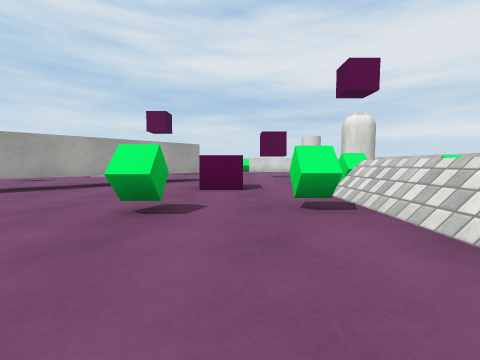
View 1 (above)

17 first-person views from a walk through a Unity game level. The camera is 0.62 m above the floor, tilts 4° down and sees 90° across. The floor is counted in squares, 1 m on a side. Each view is taken from the middle of a square. On the plan, view 1 faces up. The plan holds only what a view shows up to about 9 squares ahead; the rest is blank. The player character is not drawn. Surface patterns are stand-ins for the level's own textures.

View 2
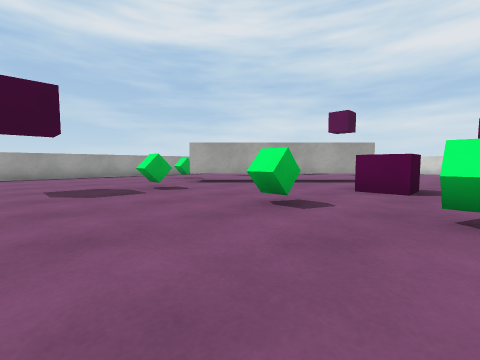

View 3
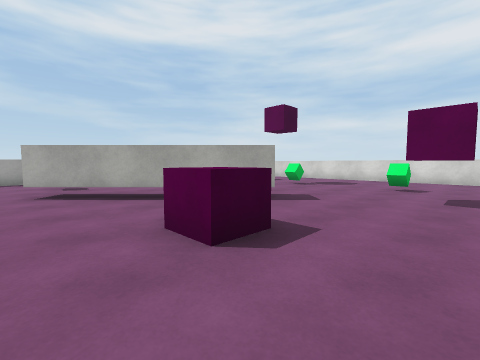

View 4
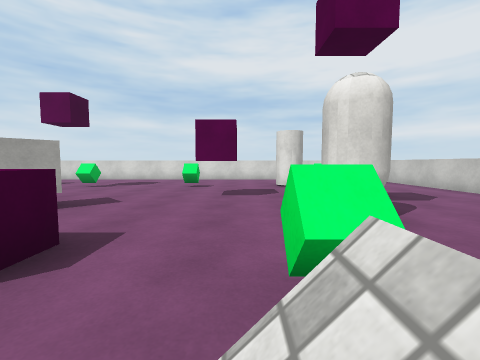

View 5
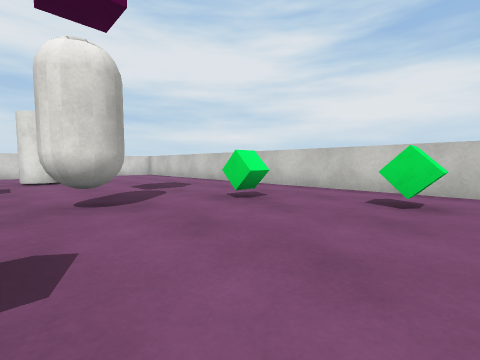

View 6
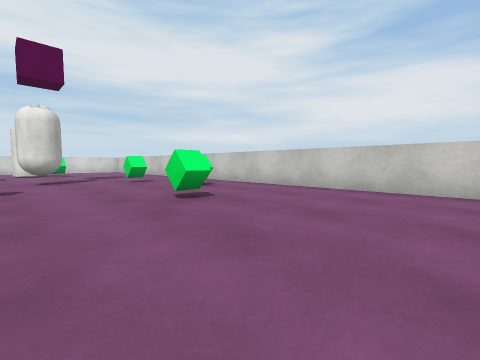

View 7
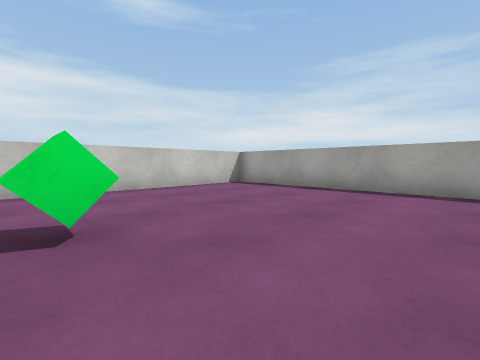

View 8
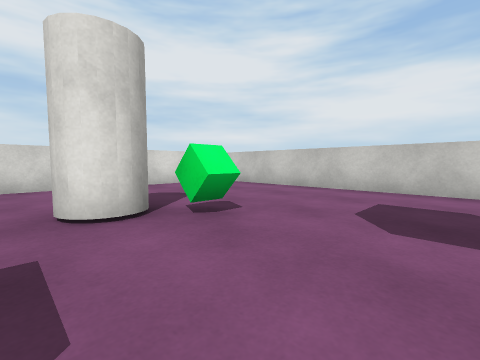

View 9
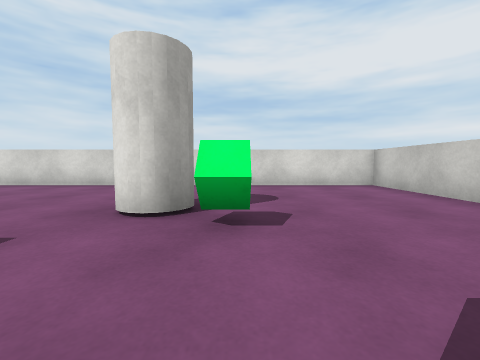

View 10
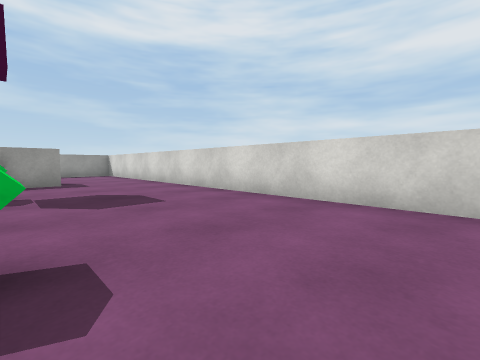

View 11
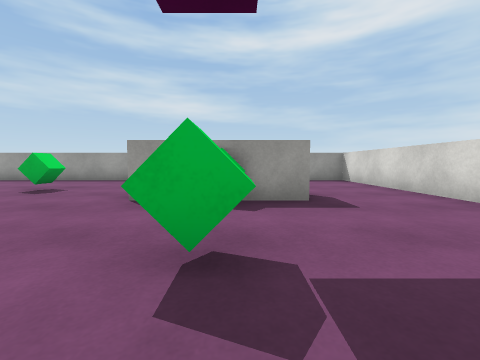

View 12
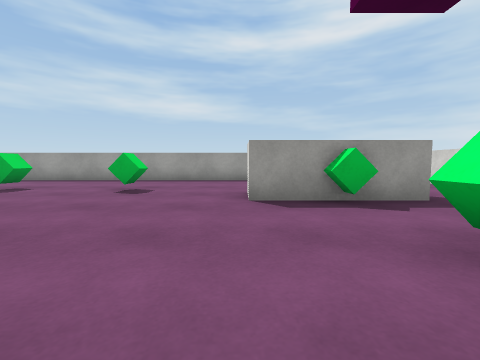

View 13
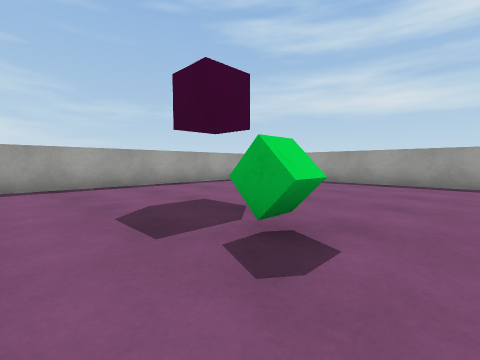

View 14
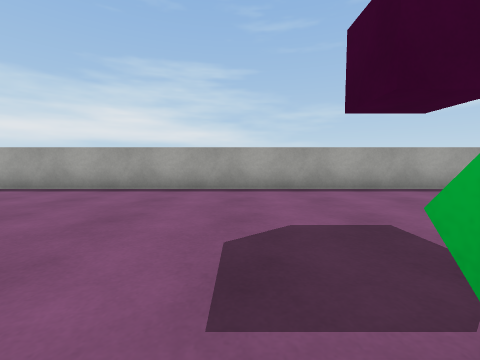

View 15
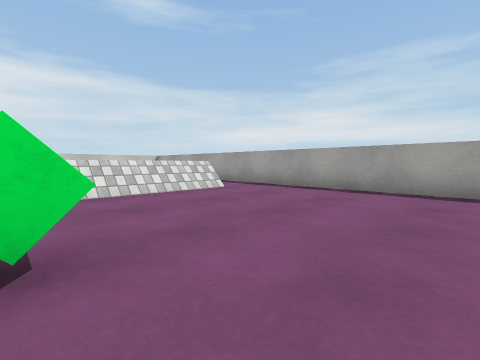

View 16
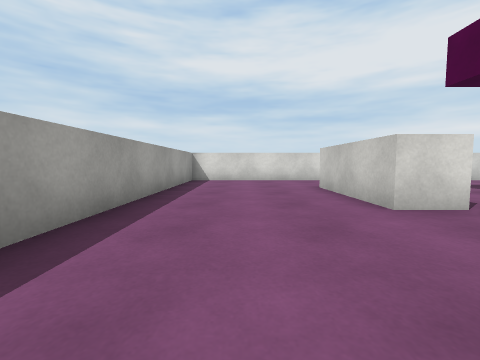

View 17
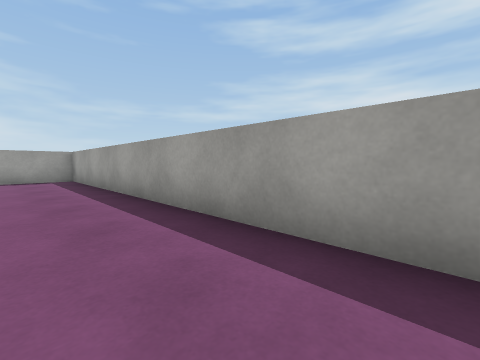

### Floor plan
Key: @ floor where view 1 was taken; # wall or solid block; . floor; / step, stairs or slope; T thing the floor can be seen under or through; O other object.
Columns run from 11 left of view 1 to 9 right of it. Each row starts with its distance up from view 1.
 17 #####################
 16 #...................#
 15 #...................#
 14 #...##..............#
 13 #...##.O...O...O....#
 12 #...##..........O...#
 11 #...##..............#
 10 #...................#
  9 #........#..........#
  8 #..O....##.....O....#
  7 #......TT........O..#
  6 #.....TT..OO........#
  5 #..O.TT....../O...O.#
  4 #............/......#
  3 #.....O...O.O/..O...#
  2 #............/......#
  1 #............/......#
  0 #..........@./......#
 -1 #............/......#
 -2 #...................#
 -3 #####################

Positions as (right, up) in squares from view 1, and headings:
1: (0, 0), facing up
2: (1, 0), facing up-left
3: (2, 4), facing up-left
4: (2, 4), facing up
5: (3, 4), facing up-right
6: (3, -1), facing up-right
7: (3, 3), facing down-right
8: (3, 10), facing up-right
9: (5, 10), facing up
10: (2, 13), facing up-left
11: (-2, 13), facing left
12: (-2, 11), facing left
13: (-3, 4), facing down-left
14: (-4, 3), facing down
15: (-3, 3), facing down-right
16: (-9, 8), facing up
17: (-9, 7), facing down-left
